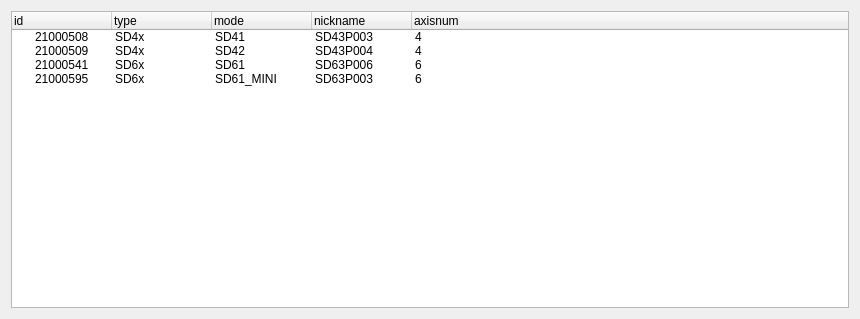
<?xml version="1.0" encoding="UTF-8"?>
<ui version="4.0">
 <class>Form</class>
 <widget class="QWidget" name="Form">
  <property name="geometry">
   <rect>
    <x>0</x>
    <y>0</y>
    <width>860</width>
    <height>319</height>
   </rect>
  </property>
  <property name="windowTitle">
   <string>Form</string>
  </property>
  <layout class="QVBoxLayout" name="verticalLayout">
   <item>
    <widget class="QTreeWidget" name="treeWidget">
     <column>
      <property name="text">
       <string>id</string>
      </property>
     </column>
     <column>
      <property name="text">
       <string>type</string>
      </property>
     </column>
     <column>
      <property name="text">
       <string>mode</string>
      </property>
     </column>
     <column>
      <property name="text">
       <string>nickname</string>
      </property>
     </column>
     <column>
      <property name="text">
       <string>axisnum</string>
      </property>
     </column>
     <item>
      <property name="text">
       <string>21000508</string>
      </property>
      <property name="text">
       <string>SD4x</string>
      </property>
      <property name="text">
       <string>SD41</string>
      </property>
      <property name="text">
       <string>SD43P003</string>
      </property>
      <property name="text">
       <string>4</string>
      </property>
     </item>
     <item>
      <property name="text">
       <string>21000509</string>
      </property>
      <property name="text">
       <string>SD4x</string>
      </property>
      <property name="text">
       <string>SD42</string>
      </property>
      <property name="text">
       <string>SD43P004</string>
      </property>
      <property name="text">
       <string>4</string>
      </property>
     </item>
     <item>
      <property name="text">
       <string>21000541</string>
      </property>
      <property name="text">
       <string>SD6x</string>
      </property>
      <property name="text">
       <string>SD61</string>
      </property>
      <property name="text">
       <string>SD63P006</string>
      </property>
      <property name="text">
       <string>6</string>
      </property>
     </item>
     <item>
      <property name="text">
       <string>21000595</string>
      </property>
      <property name="text">
       <string>SD6x</string>
      </property>
      <property name="text">
       <string>SD61_MINI</string>
      </property>
      <property name="text">
       <string>SD63P003</string>
      </property>
      <property name="text">
       <string>6</string>
      </property>
     </item>
    </widget>
   </item>
  </layout>
 </widget>
 <resources/>
 <connections/>
</ui>
